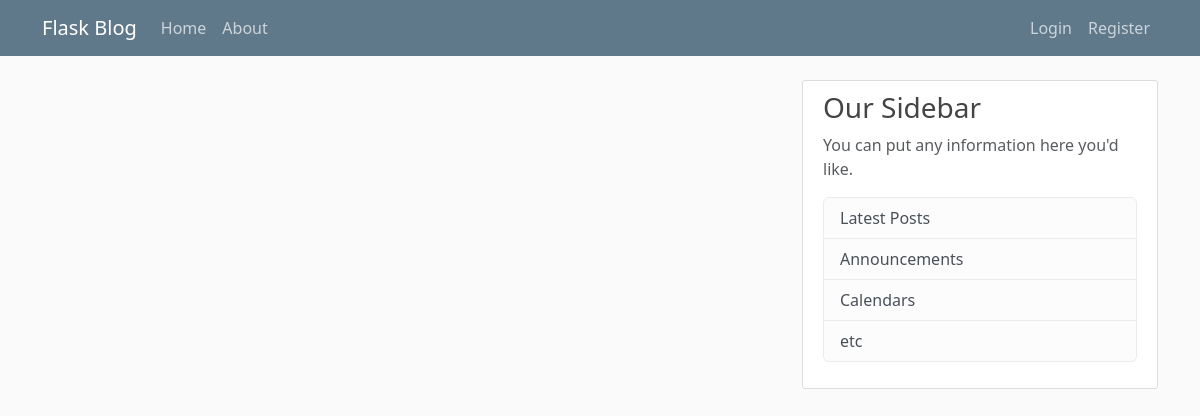
Page /home on the earlier database version.
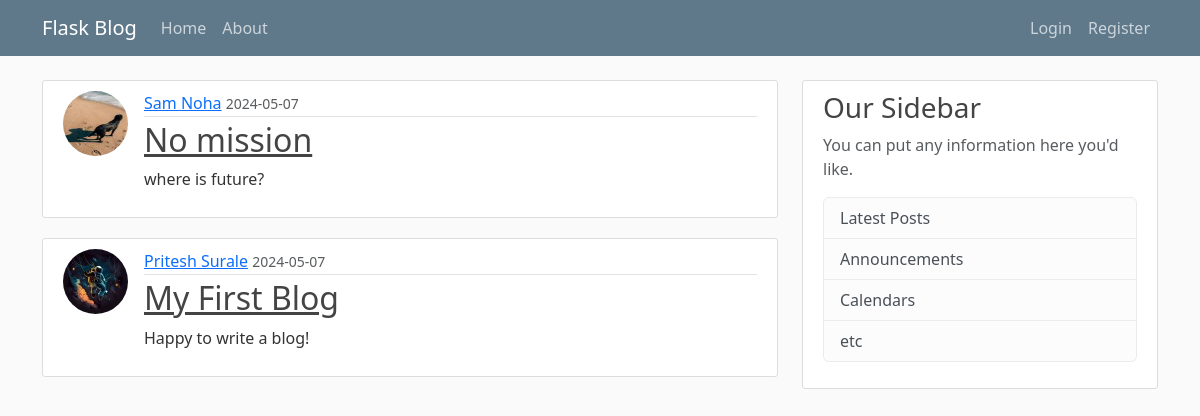
Same page on the later database version.
### flaskblog/models.py (models this page shows, shortened)
class Post(db.Model):
  id= db.Column(db.Integer, primary_key=True)
  title = db.Column(db.String(100), unique=True, nullable=False)
  date_posted = db.Column(db.DateTime, nullable=False, default=datetime.now)
  content = db.Column(db.Text, nullable=False)
  user_id = db.Column(db.Integer, db.ForeignKey('user.id'), nullable=False)

class User(db.Model, UserMixin):
  id= db.Column(db.Integer, primary_key=True)
  username = db.Column(db.String(20), unique=True, nullable=False)
  email = db.Column(db.String(120), unique=True, nullable=False)
  image_file = db.Column(db.String(20), nullable=False, default='default.jpg')
  password = db.Column(db.String(60), nullable=False)
  posts = db.relationship('Post', backref='author', lazy=True)

### flaskblog/routes.py (the view)
@app.route("/")
@app.route("/home")
def home():
  posts = Post.query.all()
  return render_template('home.html',posts=posts, title='Home')

### flaskblog/templates/home.html
{% extends "layout.html"%}
{% block content %}
{% for post in posts%}
    <article class="media content-section d-flex">
        <div>
            <img src="{{ url_for('static', filename='profile_pics/' + post.author.image_file) }}" alt=""
                class="rounded-circle article-img">
        </div>
        <div class="media-body w-100">
            <div class="article-metadata">
                <a class="mr-2" href="#">{{ post.author.username }}</a>
                <small class="text-muted">{{ post.date_posted.strftime('%Y-%m-%d') }}</small>
            </div>
            <h2><a class="article-title" href="{{ url_for('post',post_id=post.id)}}">{{ post.title }}</a></h2>
            <p class="article-content">{{ post.content }}</p>
        </div>
    </article>
{% endfor %}
{% endblock content %}

### flaskblog/templates/layout.html (shortened to what this page needs)
<!DOCTYPE html>
<html lang="en">
<head>
    <link href="https://cdn.jsdelivr.net/npm/bootstrap@5.3.3/dist/css/bootstrap.min.css" rel="stylesheet"
>
    <link rel="stylesheet" type="text/css" href="{{ url_for('static',filename='main.css') }}">
</head>
<body>
    <header class="site-header">
        <nav class="navbar navbar-expand-md navbar-dark bg-steel fixed-top">
          <div class="container">
            <div>
                <a class="navbar-brand mr-4" href="/">Flask Blog</a>
            </div>
            <div class="collapse navbar-collapse" id="navbarToggle">
              <div class="navbar-nav mr-auto">
                <a class="nav-item nav-link" href="{{ url_for('home') }}">Home</a>
                <a class="nav-item nav-link" href="{{ url_for('about') }}">About</a>
              </div>
              <div class="navbar-nav">
                {% if current_user.is_authenticated %}
                <a class="nav-item nav-link" href="{{ url_for('new_post') }}">New post</a>
                  <a class="nav-item nav-link" href="{{ url_for('account') }}">Account</a>
                  <a class="nav-item nav-link" href="{{ url_for('logout') }}">Logout</a>
                  {% else %}
                  <a class="nav-item nav-link" href="{{ url_for('login') }}">Login</a>
                  <a class="nav-item nav-link" href="{{ url_for('register') }}">Register</a>
                {% endif %}
              </div>
              </div>
            </div>
        </nav>
    </header>
    <main role="main" class="container">
        <div class="row">
            <div class="col-md-8">
                {% block content %}{% endblock %}
            </div>
            <div class="col-md-4">
                <div class="content-section">
                    <h3>Our Sidebar</h3>
                    <p class='text-muted'>You can put any information here you'd like.
                    <ul class="list-group">
                        <li class="list-group-item list-group-item-light">Latest Posts</li>
                        <li class="list-group-item list-group-item-light">Announcements</li>
                        <li class="list-group-item list-group-item-light">Calendars</li>
                        <li class="list-group-item list-group-item-light">etc</li>
                    </ul>
                    </p>
                </div>
            </div>
        </div>
    </main>
</body>
</html>

### flaskblog/static/main.css (style rules this page uses)
body { background: #fafafa; color: #333333; margin-top: 5rem; }
h1, h2, h3, h4, h5, h6 { color: #444444; }
.bg-steel { background-color: #5f788a; }
.site-header .navbar-nav .nav-link { color: #cbd5db; }
.content-section { background: #ffffff; padding: 10px 20px; border: 1px solid #dddddd; border-radius: 3px; margin-bottom: 20px; }
.article-title { color: #444444; }
.article-content { white-space: pre-line; }
.article-img { height: 65px; width: 65px; margin-right: 16px; }
.article-metadata { padding-bottom: 1px; margin-bottom: 4px; border-bottom: 1px solid #e3e3e3 }

Differences in the rows shown:
added Post: image_file (picture), author.username "Sam Noha", date_posted "2024-05-07", title "No mission", content "where is future?"
added Post: image_file (picture), author.username "Pritesh Surale", date_posted "2024-05-07", title "My First Blog", content "Happy to write a blog!"
